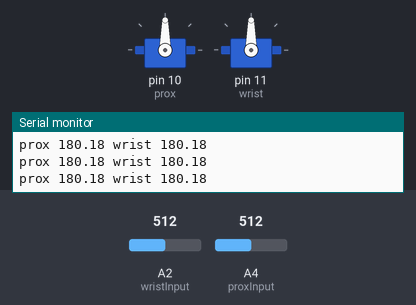
Bench run of a sketch on a simulated Arduino Uno, built with avr-gcc and run on an emulated ATmega328P. On the bench: 2 × servo, the last lines printed to the serial monitor. The test bench sets the inputs (shaded band); at power-on: A2 (wristInput) = 512, A4 (proxInput) = 512.

Above: at 1.2 s.
1.3 s: A2 (wristInput) set to 31
At 2.4 s:
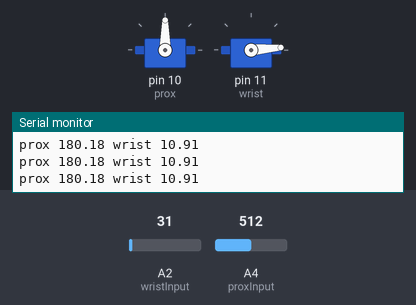
2.8 s: A2 (wristInput) set to 26
At 4.0 s:
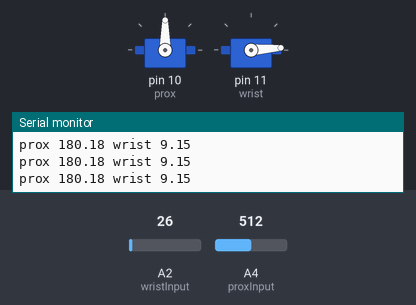
4.3 s: A4 (proxInput) set to 301
At 5.5 s:
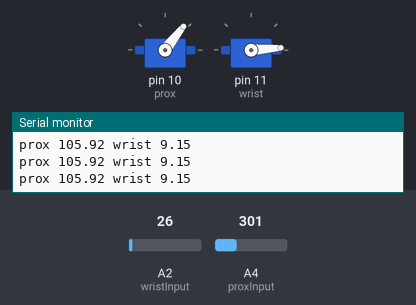
5.8 s: A4 (proxInput) set to 266
At 7.0 s:
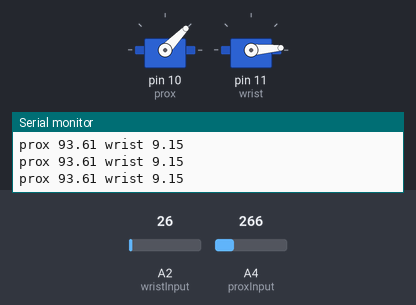
7.3 s: A2 (wristInput) set to 122
At 8.2 s:
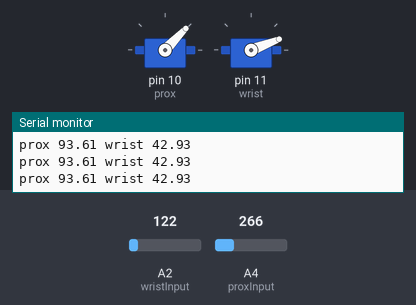
8.8 s: A4 (proxInput) set to 511
At 9.7 s:
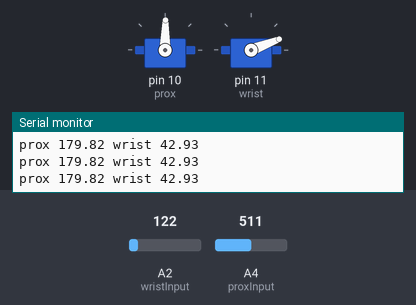
Timing chart, 0 to 11.3 s (numbered marks = the images above; inputs shaded):
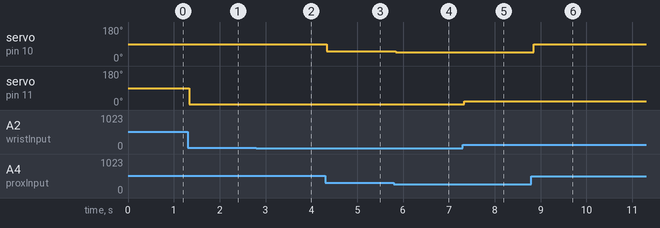

The sketch:

AnalogPWM.ino
```cpp
#include <Servo.h>

int proxInput = A4;
int wristInput = A2;

//int proxPWM = 10;
//int wristPWM = 11; // avoid 5 and 6

Servo prox;
Servo wrist;

double proxIn = 0;
double wristIn = 0;

double _min = 2000.0;
double _max = -1.0;

void setup() {
//  pinMode(proxPWM, OUTPUT);
//  pinMode(wristPWM, OUTPUT);
  Serial.begin(9600);
  prox.attach(10);
  wrist.attach(11);
}

void loop() {
  proxIn = (analogRead(proxInput) / 1023.0 * 360.0); // 0 to 1
  wristIn = (analogRead(wristInput) / 1023.0 * 360.0); // 0 to 1

  proxIn = proxIn;
  wristIn = wristIn;

  if(proxIn > _max) {
    _max = proxIn;
  }
  if(proxIn < _min) {
    _min = proxIn;
  }


  Serial.print("prox ");
  Serial.print(proxIn);
  Serial.print(" wrist ");
  Serial.print(wristIn);
  Serial.println(" ");

  prox.write(proxIn / 2.0);
  wrist.write(wristIn / 2.0);

//  analogWrite(proxPWM, 0.8);
//  analogWrite(wristPWM, wristIn);
}
```

Measured:
- after the input at 1.3 s, servo on pin 11 (wrist): 90° → 5° at once
- after the input at 2.8 s, servo on pin 11 (wrist): 5° → 4° after 0.05 s
- after the input at 4.3 s, servo on pin 10 (prox): 90° → 52° at once
- after the input at 5.8 s, servo on pin 10 (prox): 52° → 46° at once
- after the input at 7.3 s, servo on pin 11 (wrist): 4° → 21° at once
- after the input at 8.8 s, servo on pin 10 (prox): 46° → 89° after 0.05 s
